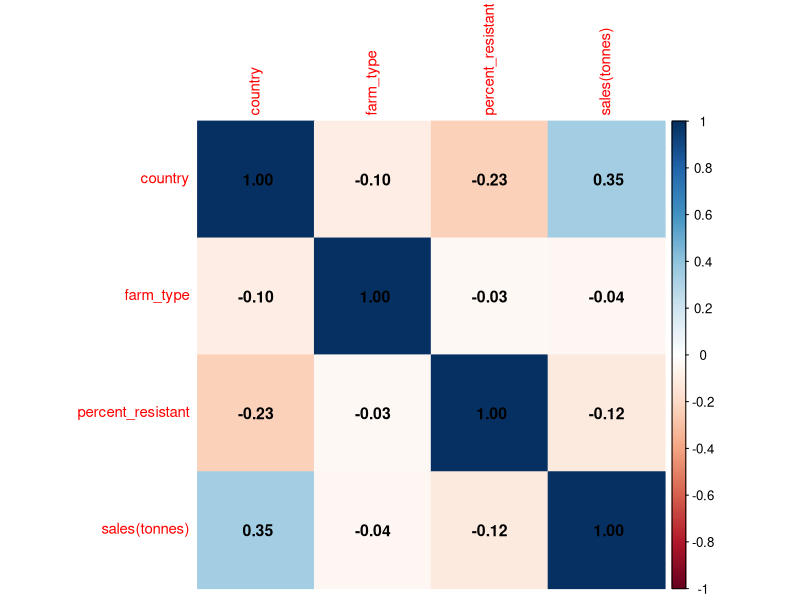

Here is the R script that generated this plot:
library(tidyverse)
library(ggplot2)
library(dplyr)
library(ggpubr)
library(patchwork)
library(corrplot)

#Load data
main_data <- read_csv("conv.csv")

data1 <- main_data %>%
  group_by(country) %>%
  select("country",
         "doi",
         "farm_type",
         "host",
         "antimicrobial_compound",
         "antimicrobial_class",
         "pathogen",
         "percent_resistant",
         "no_isolates_resistant",
         "no_isolates_susceptible",
         "no_isolates_intermidiate",
         "no_isolates" )

#changing percentage resistance into numeric class and rounding off  
data1$percent_resistant <- as.numeric(as.character
                                      (data1$percent_resistant))

data1$percent_resistant <- round(data1$percent_resistant, digits = 0)

data2 <- data1 %>%
  select("doi",
         "country",
         "farm_type",
         "host",
         "antimicrobial_compound",
         "antimicrobial_class",
         "pathogen",
         "percent_resistant",
         "no_isolates_resistant",
         "no_isolates_susceptible",
         "no_isolates_intermidiate",
         "no_isolates" )






data3 <- data2 %>%select("country",
                         "doi",
                         "farm_type",
                         "host",
                         "antimicrobial_class",
                         "pathogen",
                         "percent_resistant", "no_isolates")%>%
  filter(pathogen != "Arcanobacterium pyogenes", pathogen != "Corynebacterium bovis",
         pathogen != "Environmental streptococci")


#changing percentage resistance into numeric class and rounding off  
data3$percent_resistant <- as.numeric(as.character
                                      (data3$percent_resistant))





data4 <- aggregate(percent_resistant~country+farm_type, data = data3, FUN = mean)

data4$percent_resistant <- round(data4$percent_resistant, digits = 0)




data5 <- data4 %>%
  filter(country == "United Kingdom" | country == "Sweden" | country == "Germany" |
           country == "Denmark" | country == "United States of America" | country == "France" |
           country == "Italy" | country == "Portugal" | country == "Spain" | country == "New Zealand" |
           country == "Austria")




#Antimicrobial usage data

df1 <- read_csv("Antimicrobial_usage.csv")

df2 <- left_join(data5, df1, by = "country")

 df3 <- df2 %>%
   select(country, farm_type, percent_resistant, `sales(tonnes)`)

 ##Recode farm type
 
 df3$farm_type[df3$farm_type == "Conventional"] <- "1"
 df3$farm_type[df3$farm_type == "Organic"] <- "2"

 ##Change to numeric
 
 df3$farm_type <- as.numeric(df3$farm_type)

 
##Record country
 df3$country[df3$country == "United Kingdom"] <- "1"
 df3$country[df3$country == "Belgium"] <- "2"
 df3$country[df3$country == "Denmark"] <- "3"
 df3$country[df3$country == "France"] <- "4"
 df3$country[df3$country == "Germany"] <- "5"
 df3$country[df3$country == "Italy"] <- "6"
 df3$country[df3$country == "Portugal"] <- "7"
 df3$country[df3$country == "Spain"] <- "8"
 df3$country[df3$country == "Sweden"] <- "10"
 df3$country[df3$country == "New Zealand"] <- "11"
 df3$country[df3$country == "United States of America"] <- "12"
 df3$country[df3$country == "Austria"] <- "13"
 
 ##Change to numeric
 df3$country <- as.numeric(df3$country)
 
 ##Corelation plot
 correl<-corrplot(cor(as.matrix(df3),method = "pearson"),
                  method = "color",
                  tl.cex = 0.9,
                  number.cex = 0.95,
                  addCoef.col = "black")
 